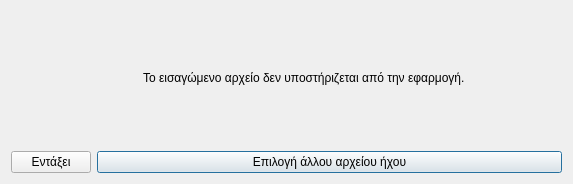
<?xml version="1.0" encoding="UTF-8"?>
<ui version="4.0">
 <class>Dialog</class>
 <widget class="QDialog" name="Dialog">
  <property name="geometry">
   <rect>
    <x>0</x>
    <y>0</y>
    <width>573</width>
    <height>184</height>
   </rect>
  </property>
  <property name="windowTitle">
   <string>Λάθος αρχείο ήχου</string>
  </property>
  <property name="windowIcon">
   <iconset resource="../../../icons.qrc">
    <normaloff>:/rest-windows/assets/images/rest-windows/information.png</normaloff>:/rest-windows/assets/images/rest-windows/information.png</iconset>
  </property>
  <layout class="QGridLayout" name="gridLayout">
   <item row="1" column="1">
    <widget class="QPushButton" name="choose_another_file">
     <property name="sizePolicy">
      <sizepolicy hsizetype="Expanding" vsizetype="Fixed">
       <horstretch>0</horstretch>
       <verstretch>0</verstretch>
      </sizepolicy>
     </property>
     <property name="text">
      <string>Επιλογή άλλου αρχείου ήχου</string>
     </property>
     <property name="icon">
      <iconset resource="../../../icons.qrc">
       <normaloff>:/rest-windows/assets/images/rest-windows/sound-files.png</normaloff>:/rest-windows/assets/images/rest-windows/sound-files.png</iconset>
     </property>
    </widget>
   </item>
   <item row="0" column="0" colspan="2">
    <widget class="QFrame" name="frame">
     <property name="styleSheet">
      <string notr="true">QFrame{border:0px;}</string>
     </property>
     <property name="frameShape">
      <enum>QFrame::StyledPanel</enum>
     </property>
     <property name="frameShadow">
      <enum>QFrame::Raised</enum>
     </property>
     <layout class="QHBoxLayout" name="horizontalLayout">
      <item>
       <widget class="QLabel" name="image_label">
        <property name="maximumSize">
         <size>
          <width>117</width>
          <height>117</height>
         </size>
        </property>
        <property name="text">
         <string/>
        </property>
        <property name="pixmap">
         <pixmap resource="../../../icons.qrc">:/rest-windows/assets/images/rest-windows/information.png</pixmap>
        </property>
        <property name="scaledContents">
         <bool>true</bool>
        </property>
       </widget>
      </item>
      <item>
       <widget class="QLabel" name="label">
        <property name="text">
         <string>Το εισαγώμενο αρχείο δεν υποστήριζεται από την εφαρμογή.</string>
        </property>
        <property name="alignment">
         <set>Qt::AlignJustify|Qt::AlignVCenter</set>
        </property>
       </widget>
      </item>
     </layout>
    </widget>
   </item>
   <item row="1" column="0">
    <widget class="QPushButton" name="ok">
     <property name="text">
      <string>Εντάξει</string>
     </property>
     <property name="icon">
      <iconset resource="../../../icons.qrc">
       <normaloff>:/rest-windows/assets/images/rest-windows/ok.png</normaloff>:/rest-windows/assets/images/rest-windows/ok.png</iconset>
     </property>
    </widget>
   </item>
  </layout>
 </widget>
 <tabstops>
  <tabstop>ok</tabstop>
 </tabstops>
 <resources>
  <include location="../../../icons.qrc"/>
  <include location="../../../icons.qrc"/>
  <include location="../../../icons.qrc"/>
  <include location="../../../icons.qrc"/>
 </resources>
 <connections/>
</ui>
